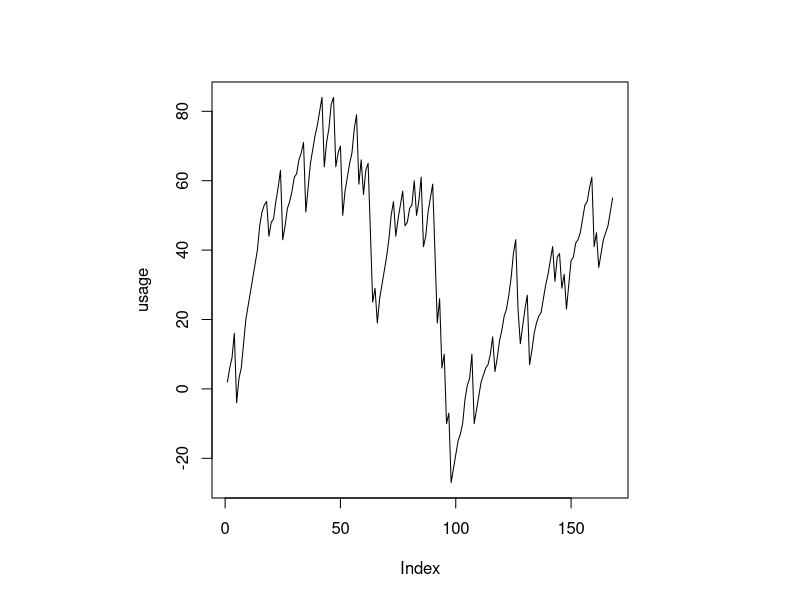
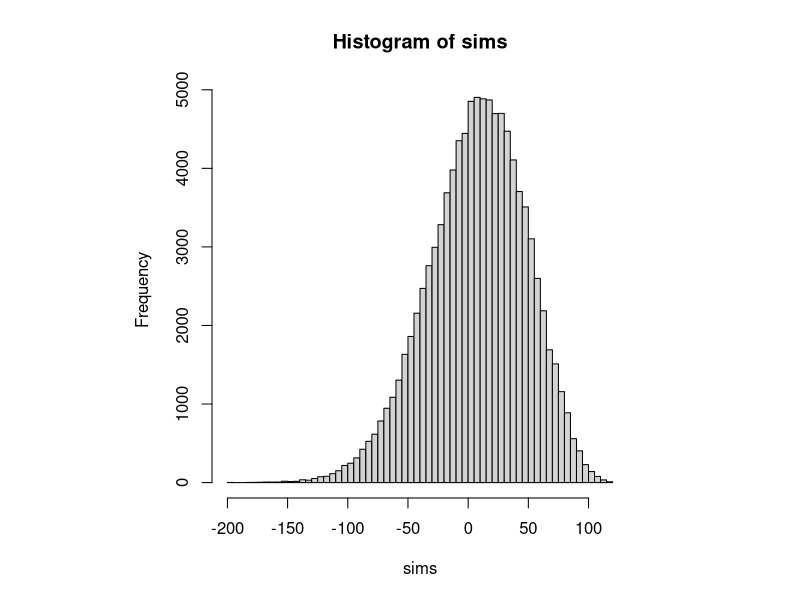

Recreate these plots in R, in order.
#!/usr/bin/Rscript
##
## Start the interpreter with M-R. Use C-c C-j to eval a line.
##

##
## Simulating Data might be usefull as a tutorial [1].
##
## [1] https://clayford.github.io/dwir/dwr_12_generating_data.html
##
## In this  particular distribution  the increments are  usually small
## and positive or large and negative:
prior <- c(1,2,3,4,4,4,5,7,7,-10,-20);

## This outputs the frequency table:
table (prior);
mean (prior);                           # 0.6363636
## plot (ecdf (prior), do.points = FALSE, verticals = TRUE);

## In case you want to exclude drift:
## prior <- prior - mean (prior);

## There are 7 * 24 = 168 hours in a week
day <- 24;
week <- 7 * day;
usage <- cumsum (sample (prior, size = week, replace = TRUE));
par (pty = "s");                        # square windows
plot (usage, type = "l");

## One week of  data, in fact only  167 = 168 -  1 differences, should
## give us  some idea of prior  distribution. Still it will  often not
## suffice to recover the prior accurately.
distr <- diff (usage);
table (distr);
mean (distr);
# plot (table (distr));

## Simulate the evolution over one day  many times. In fact you may be
## interested in the behaviour of max(cumsum(...)) or min(cumsum(...))
## and not just sum(...):
sims <- replicate (n = 100000, sum (sample (distr, size = day, replace = TRUE)));
fivenum (sims);
## The expectation value of a sum is  a multiple of that for the prior
## distribution:
c (mean (sims),  day * mean (distr), day * mean (prior));

## Histogram
hist (sims, breaks = 50);           # , prob = TRUE);
## lines (density (sims, bw = 5));

## Empirical cumulative distribution function:
## plot (ecdf (sims), do.points = FALSE, verticals = TRUE);
## qqnorm (sims); qqline (sims);
